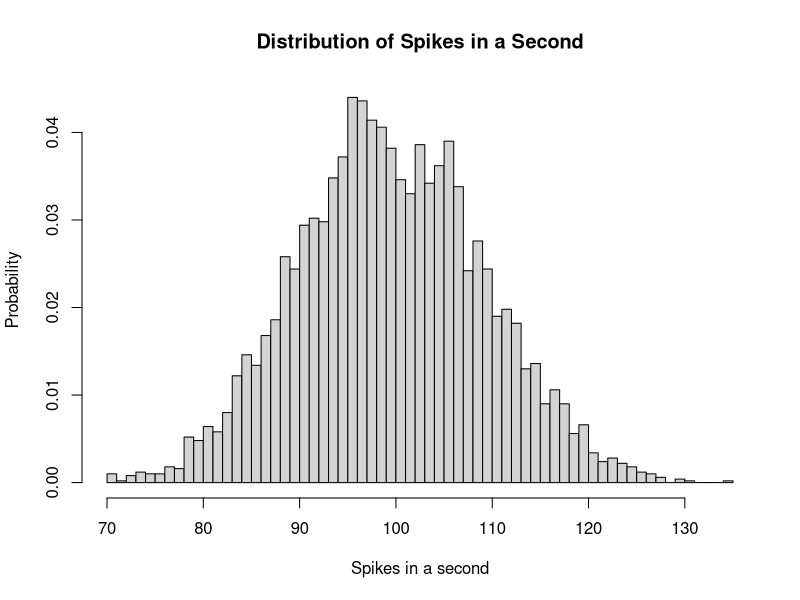

R code for this plot:
# poisson spike distribution

r = 100 # success rate, firing rate
dt = 0.001 #1ms
rdt = r * dt
n_cells = 1 / dt

n_experiements = 5000
y_sum = seq(1,n_experiements)

for (j in 1:n_experiements) {
  x = seq(1,n_cells) # N trials displayed
  y = runif(length(x)) # random initialization of y
  
  for (i in x){
    if (rdt > y[i]) {
      y[i]=1.0
    } else {
      y[i]=0.0
    }
  }
  y_sum[j] = sum(y)
}

breaks = max(y_sum) - min(y_sum) + 1
hist(y_sum, breaks=breaks, freq=FALSE,
     main = 'Distribution of Spikes in a Second',
     xlab = 'Spikes in a second',
     ylab = 'Probability')

